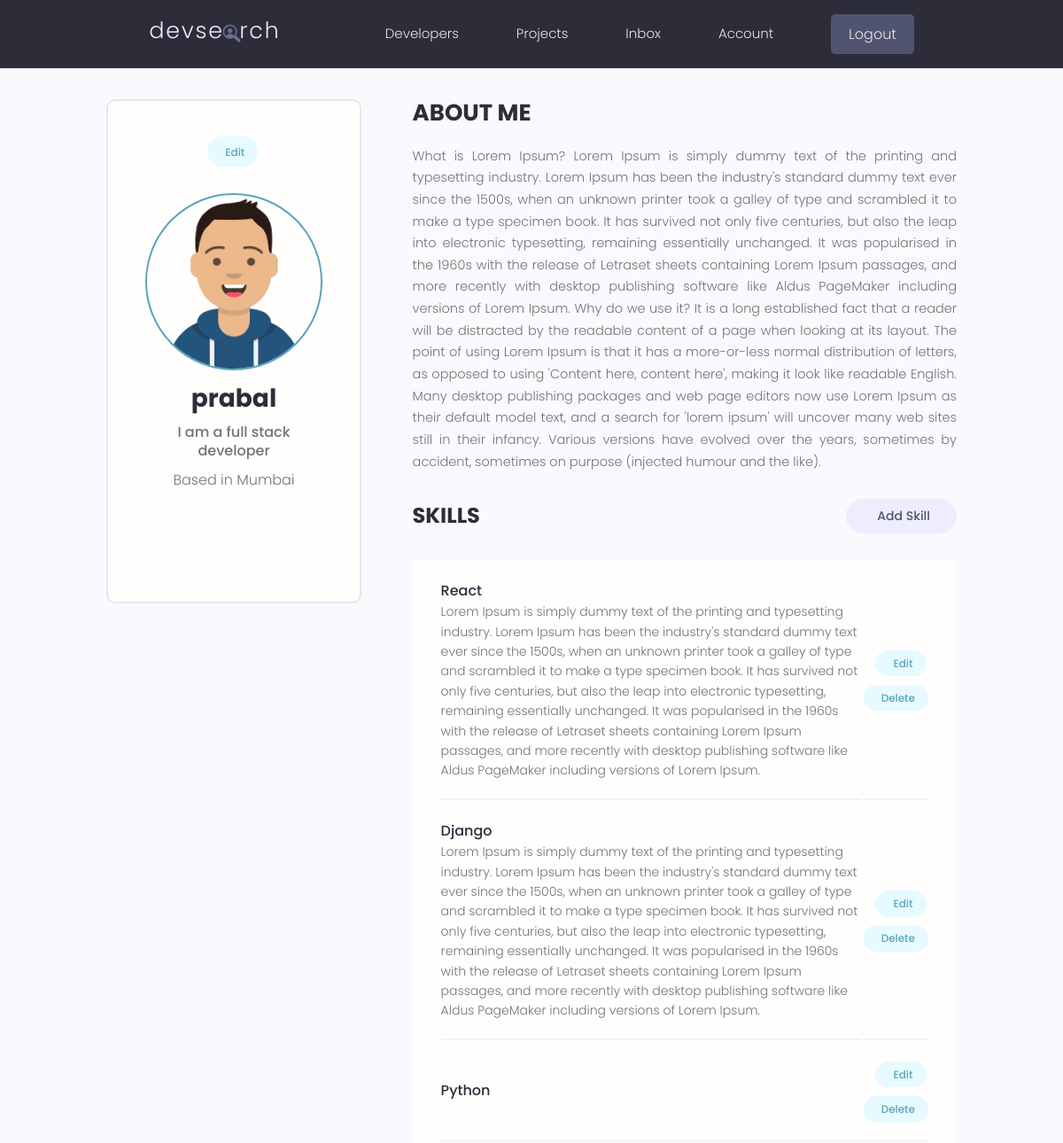
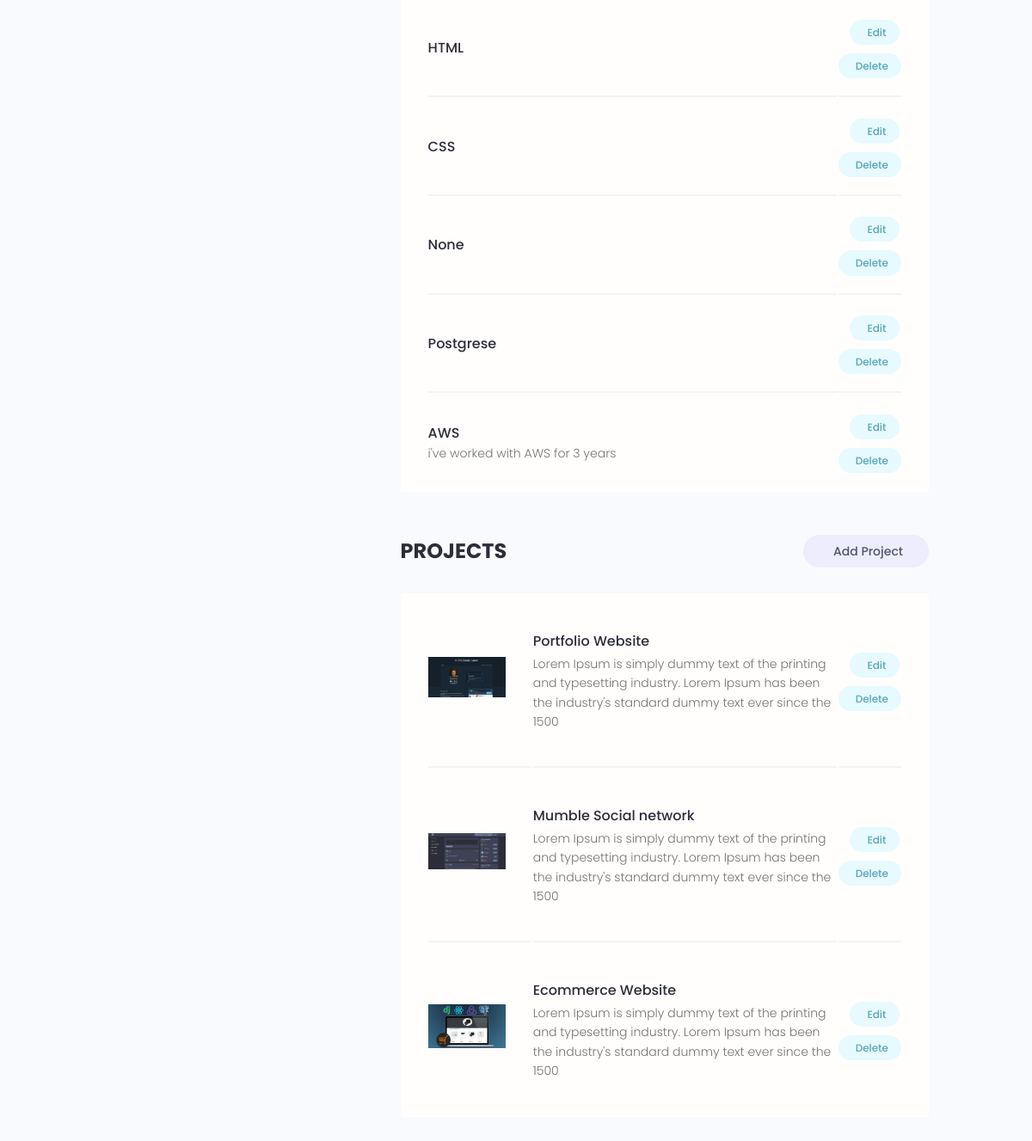
The app's page /account/ (signed in) with its own data (2 pictures, top to bottom).
### users/models.py (models this page shows, shortened)
class Profile(models.Model):
    user = models.OneToOneField(User, on_delete=models.CASCADE, null=True, blank=True)
    name = models.CharField(max_length=200,blank=True,null=True)
    username = models.CharField(max_length=200,blank=True,null=True)
    location = models.CharField(max_length=200,blank=True,null=True)
    email = models.EmailField(max_length=500,blank=True,null=True)
    short_intro = models.CharField(max_length=200,blank=True,null=True)
    bio = models.TextField(blank=True, null=True)
    profile_image = models.ImageField(null=True,blank=True,upload_to='profiles/',default='profiles/user-default.png')
    social_github = models.CharField(max_length=200,blank=True,null=True)
    social_twitter = models.CharField(max_length=200,blank=True,null=True)
    social_linkedin = models.CharField(max_length=200,blank=True,null=True)
    social_youtube = models.CharField(max_length=200,blank=True,null=True)
    social_website = models.CharField(max_length=200,blank=True,null=True)
    created = models.DateTimeField(auto_now_add=True)#adds the time stamp of whenever created
    id = models.UUIDField(default=uuid.uuid4,unique=True,
                          primary_key=True)#16 didgit id

class Skill(models.Model):
    owner = models.ForeignKey(Profile, on_delete=models.CASCADE,null=True,blank=True)
    name = models.CharField(max_length=200,blank=True,null=True)
    description = models.TextField(blank=True, null=True)
    created = models.DateTimeField(auto_now_add=True)#adds the time stamp of whenever created
    id = models.UUIDField(default=uuid.uuid4,unique=True,
                          primary_key=True)#16 didgit id

### projects/models.py (models this page shows, shortened)
class Project(models.Model):
    owner = models.ForeignKey(Profile, null=True,blank=True,on_delete=models.SET_NULL)
    title = models.CharField(max_length=200)
    description = models.TextField(null=True,blank=True)#null and blank means the field can be enpty
    featured_image = models.ImageField(
        null=True,blank=True,default="default.jpg")
    demo_link = models.CharField(max_length=2000,null=True,blank=True)
    source_link=models.CharField(max_length=2000,null=True,blank=True)#null for database and blank for django
    tags = models.ManyToManyField('Tag',blank=True)#many to many relation between Project and Tag
    votes_total = models.IntegerField(default=0,null=True,blank=True)
    vote_ratio = models.IntegerField(default=0,null=True,blank=True)
    created = models.DateTimeField(auto_now_add=True)#adds the time stamp of whenever created
    id = models.UUIDField(default=uuid.uuid4,unique=True,
                          primary_key=True)#16 didgit id
    class Meta:
        ordering =['-vote_ratio','-votes_total','title'] #descending

### users/views.py (the view)
# urls.py: path('account/', views.userAccount, name='account'),
@login_required(login_url='login')
def userAccount(request):
    profile = request.user.profile
    skills = profile.skill_set.all()
    projects = profile.project_set.all()
    context={'profile':profile,'skills':skills,'projects':projects}
    return render(request,'users/account.html',context)

### users/templates/users/account.html (shortened to what this page needs)
{% extends 'main.html' %}
{% block content %}
  <main class="settingsPage profile my-md">
    <div class="container">
      <div class="layout">
        <div class="column column--1of3">
          <div class="card text-center">
            <div class="card__body dev">
              <a class="tag tag--pill tag--main settings__btn" href="{% url 'edit-account' %}"> Edit</a>
              <img class="avatar avatar--xl dev__avatar" src="{{profile.profile_image.url}}" />
              <h2 class="dev__name">{{profile.name}}</h2>
              <p class="dev__title">{{profile.short_intro}}</p>
              <p class="dev__location">Based in {{profile.location}}</p>
              <ul class="dev__social">
              </ul>
            </div>
          </div>
        </div>
        <div class="column column--2of3">
          <div class="devInfo">
            <h3 class="devInfo__title">About Me</h3>
            <p class="devInfo__about">
              {{profile.bio}}
            </p>
          </div>
          <div class="settings">
            <h3 class="settings__title">Skills</h3>
            <a class="tag tag--pill tag--sub settings__btn tag--lg" href="{% url 'create-skill' %}"> Add Skill</a>
          </div>
          <table class="settings__table">
            {% for skill in skills %}
            <tr>
              <td class="settings__tableInfo">
                <h4>{{skill.name}}</h4>
                <p>
                  {{skill.description}}
                </p>
              </td>
              <td class="settings__tableActions">
                <a class="tag tag--pill tag--main settings__btn" href="{% url 'update-skill' skill.id %}"> Edit</a>
                <a class="tag tag--pill tag--main settings__btn" href="{% url 'delete-skill' skill.id %}?next=/account">
                  Delete</a>
              </td>
            </tr>
            {% endfor %}
          </table>
          <div class="settings">
            <h3 class="settings__title">Projects</h3>
            <a class="tag tag--pill tag--sub settings__btn tag--lg" href="{% url 'create-project' %}"> Add Project</a>
          </div>
          <table class="settings__table">
            {% for project in projects %}
            <tr>
              <td class="settings__thumbnail">
                <a href="{% url 'project' project.id %}"><img src="{{project.featured_image.url}}" alt="Project Thumbnail" /></a>
              </td>
              <td class="settings__tableInfo">
                <a href="{% url 'project' project.id %}">{{project.title}}</a>
                <p>
                  {{project.description|slice:"150"}}
                </p>
              </td>
              <td class="settings__tableActions">
                <a class="tag tag--pill tag--main settings__btn" href="{% url 'update-project' project.id %}"> Edit</a>
                <a class="tag tag--pill tag--main settings__btn" href="{% url 'delete-project' project.id %}?next=/account">
                  Delete</a>
              </td>
            </tr>
            {% endfor %}
          </table>
        </div>
      </div>
    </div>
  </main>
  {% endblock content %}

### static/styles/app.css (style rules this page uses)
:root { --color-sub: #2d2d39; }
.card { border: 2px solid var(--color-light); }
img { width: 100%; }
.profile .card > .dev { padding: 4rem; }
.dev__avatar { display: block; margin: auto; }
.dev__name { color: var(--color-sub); font-size: 2.8rem; font-weight: 700; margin-top: 1rem; margin-bottom: 0.5rem; }
.dev__title { font-size: 1.6rem; font-weight: 500; line-height: 1.3; }
.dev__location { margin-top: 1rem; }
.dev__social { margin: 3rem 0; list-style: none; display: flex; justify-content: center; gap: 1.5rem; }
.devInfo { margin-bottom: 3rem; }
.devInfo__title, .devInfo__subtitle { font-size: 2.6rem; color: var(--color-sub); text-transform: uppercase; font-weight: 700; margin-bottom: 1.5rem; }
.devInfo__about, .devSkill__info { font-size: 1.45rem; line-height: 1.7; text-align: justify; }
.settingsPage .dev > .settings__btn { display: inline-block; margin-bottom: 3rem; }
.settings { display: flex; justify-content: space-between; align-items: center; }
.settings__title { font-size: 2.4rem; text-transform: uppercase; font-weight: 700; color: var(--color-sub); }
.settings__table { margin-top: 3rem; margin-bottom: 5rem; padding: 0 3rem; background: var(--color-white); }
.settings__table tr { width: 100%; }
.settings__table tr > td { padding: 2rem 0; }
.settings__table tr:not(:last-child) td { border-bottom: 2px solid var(--color-white-light); }
.settings__thumbnail { width: 23%; min-width: 10rem; }
.settings__thumbnail img { padding-right: 3rem; height: 15rem; object-fit: contain; }
.settings__tableInfo { width: 100%; }
.settings__tableInfo h4, .settings__tableInfo a { padding-right: 1rem; width: auto; font-size: 1.6rem; font-weight: 500; color: var(--color-sub); }
.settings__tableInfo p { font-size: 1.4rem; }
.settings__tableActions { text-align: right; }

### static/uikit/styles/modules/_variables.css (style rules this page uses)
:root { --color-main: #5aa5b9; --color-main-light: #e6faff; --color-sub: #3f4156; --color-sub-light: #51546e; --color-sub-lighter: #ededfd; --color-text: #737373; --color-gray: #8b8b8b; --color-light: #e5e7eb; --color-light-gray: #767676; --color-bg: #f8fafd; --color-white: #fffefd; --color-white-light: #f3f3f3; --color-success: #359e64; --color-success-bg: #def8e8; --color-error: #fc4b0b; --color-error-bg: #fff2ee; --font-base: 'Poppins', arial, helvetica, 'Segoe UI', roboto, ubuntu, sans-serif; --font-monospace: 'Fira Code', 'Courier New', courier, monospace; --font-regular: 300; --font-medium: 500; --font-bold: 700; --generic-shadow: 1px 1px 5px #00000010; --generic-transition: all 0.3s ease-in-out; }

### static/uikit/styles/modules/_base.css (style rules this page uses)
* { margin: 0; padding: 0; box-sizing: border-box; text-rendering: optimizeLegibility; color: inherit; font-size: inherit; }
html { font-size: 50%; }
@media only screen and (min-width: 480px) { html { font-size: 56.25%; } }
@media only screen and (min-width: 1200px) { html { font-size: 62.5%; } }
body { line-height: 1.6; font-weight: 400; font-size: 1.5rem; color: var(--color-text); background-color: var(--color-bg); min-height: 100vh; }

### static/uikit/styles/modules/_typography.css (style rules this page uses)
* { font-family: var(--font-base); }
h2 { font-size: 3.6rem; font-weight: var(--font-bold); }
h3 { font-size: 3.2rem; font-weight: var(--font-medium); }
h4 { font-size: 2.8rem; font-weight: var(--font-medium); }
p, span, strong { font-size: 1.6rem; color: var(--color-text); font-weight: var(--font-regular); }
a { padding-bottom: 2px; text-decoration: none; display: inline-block; color: var(--color-main); font-weight: var(--font-medium); }

### static/uikit/styles/modules/_utilities.css (style rules this page uses)
.container { width: 92%; max-width: 165rem; margin: 0 auto; box-sizing: border-box; }
@media screen and (min-width: 1000px) { .container { width: 90%; } }
@media screen and (min-width: 1200px) { .container { width: 80%; } }
.text-center { text-align: center; }
.my-md { margin: 3rem auto; }

### static/uikit/styles/modules/_avatar.css (style rules this page uses)
.avatar { border-radius: 50%; border: 2px solid var(--color-main); object-fit: cover; }
.avatar--xl { height: 20rem; width: 20rem; }

### static/uikit/styles/modules/_card.css (style rules this page uses)
.card { border-radius: 1rem; background-color: var(--color-white); border: 1.5px solid var(--color-light); width: auto; height: auto; margin-top: 0.5rem; margin-bottom: 0.5rem; overflow: hidden; }
.card__body, .card__header { padding: 2rem 2.5rem; }

### static/uikit/styles/modules/_layout.css (style rules this page uses)
.layout { display: flex; flex-flow: row wrap; justify-content: space-between; }
.layout > .column { margin-bottom: 3rem; }
.layout > .column.column--1of3 { flex-basis: 30%; }
.layout > .column.column--2of3 { flex-basis: 64%; }

### records on screen
Profile: profile_image (picture), name "prabal", short_intro "I am a full stack developer", location "Mumbai", bio "What is Lorem Ipsum? Lorem Ipsum is simply dummy text of the printing and typesetting industry. Lorem Ipsum has been the industry's standard dummy text ever since the 1500s, when an unknown printer took a galley of type and scrambled it to make a type specimen book. It has survived not only five centuries, but also the leap into electronic typesetting, remaining essentially unchanged. It was popularised in the 1960s with the release of Letraset sheets containing Lorem Ipsum passages, and more recently with desktop publishing software like Aldus PageMaker including versions of Lorem Ipsum. Why do we use it? It is a long established fact that a reader will be distracted by the readable…"
Skill: name "React", description "Lorem Ipsum is simply dummy text of the printing and typesetting industry. Lorem Ipsum has been the industry's standard dummy text ever since the 1500s, when an unknown printer took a galley of type and scrambled it to make a type specimen book. It has survived not only five centuries, but also the leap into electronic typesetting, remaining essentially unchanged. It was popularised in the 1960s with the release of Letraset sheets containing Lorem Ipsum passages, and more recently with desktop publishing software like Aldus PageMaker including versions of Lorem Ipsum."
Skill: name "Django", description "Lorem Ipsum is simply dummy text of the printing and typesetting industry. Lorem Ipsum has been the industry's standard dummy text ever since the 1500s, when an unknown printer took a galley of type and scrambled it to make a type specimen book. It has survived not only five centuries, but also the leap into electronic typesetting, remaining essentially unchanged. It was popularised in the 1960s with the release of Letraset sheets containing Lorem Ipsum passages, and more recently with desktop publishing software like Aldus PageMaker including versions of Lorem Ipsum."
Skill: name "Python"
Skill: name "HTML"
Skill: name "CSS"
Skill: name "None"
Skill: name "Postgrese"
Skill: name "AWS", description "i've worked with AWS for 3 years"
Project: featured_image (picture), title "Portfolio Website", description "Lorem Ipsum is simply dummy text of the printing and typesetting industry. Lorem Ipsum has been the industry's standard dummy text ever since the 1500"
Project: featured_image (picture), title "Mumble Social network", description "Lorem Ipsum is simply dummy text of the printing and typesetting industry. Lorem Ipsum has been the industry's standard dummy text ever since the 1500"
Project: featured_image (picture), title "Ecommerce Website", description "Lorem Ipsum is simply dummy text of the printing and typesetting industry. Lorem Ipsum has been the industry's standard dummy text ever since the 1500"
